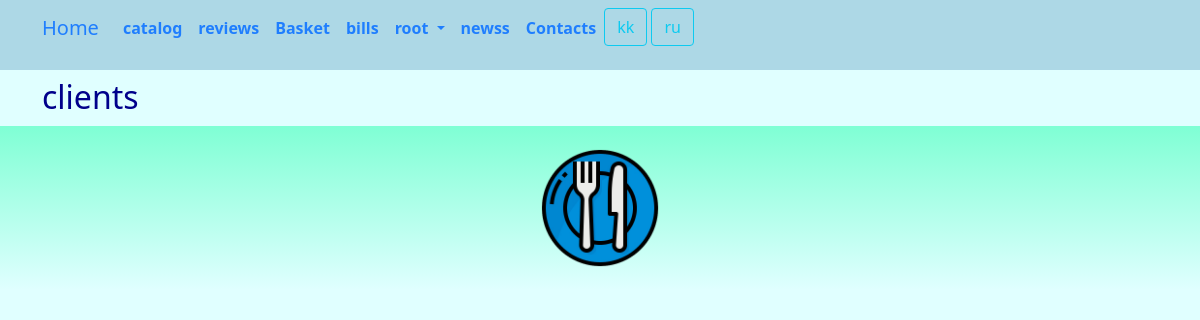
The app's page /client/index/ (signed in), older data.
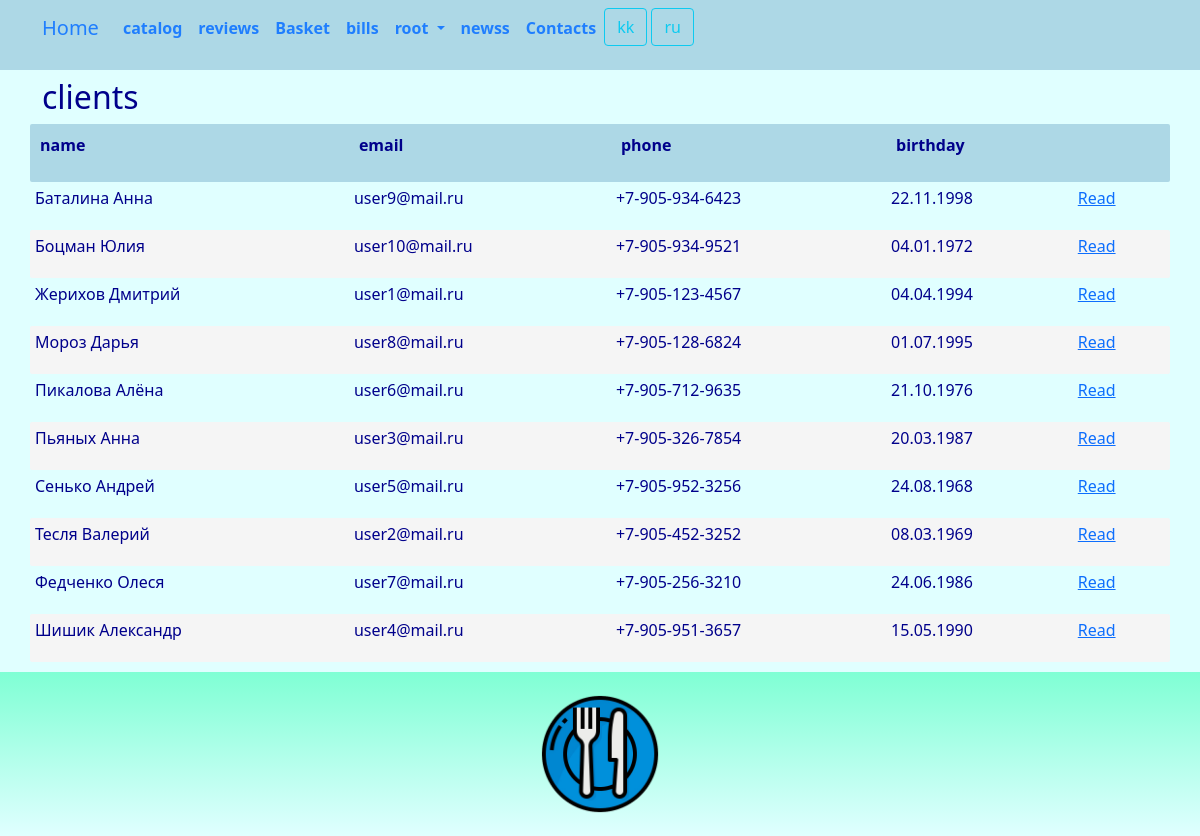
The same page, newer data.
### star/models.py (models this page shows, shortened)
class Client(models.Model):
    email = models.CharField(_('client_email'), max_length=128)
    password = models.CharField(_('password'), max_length=128)
    name = models.CharField(_('client_name'), max_length=128)
    phone = models.CharField(_('client_phone'), max_length=32)
    birthday = models.DateTimeField(_('birthday'))
    class Meta:
        db_table = 'client'
        indexes = [
            models.Index(fields=['email']),
            models.Index(fields=['name']),
        ]
        ordering = ['name']

### star/views.py (the view)
# urls.py: path('client/index/', views.client_index, name='client_index'),
@login_required
@group_required("Managers")
def client_index(request):
    try:
        client = Client.objects.all().order_by('name')
        return render(request, "client/index.html", {"client": client,})
    except Exception as exception:
        print(exception)
        return HttpResponse(exception)

### star/views.py (called while the page is built)
def group_required(*group_names):
    def in_groups(u):
        if u.is_authenticated:
            if bool(u.groups.filter(name__in=group_names)) | u.is_superuser:
                return True
        return False
    return user_passes_test(in_groups, login_url='403')

### templates/client/index.html (shortened to what this page needs)
{% extends "base.html" %}
{% load i18n %}
{% block content %}
<h2>{% trans "clients" %}</h2>
{% if client.count > 0 %}
<div class="row">
	<table id="myTable" class="table-manager" style="width:100%">
		<thead>
			<tr>
				<th><p>{% trans "name" %}</p></th>
				<th><p>{% trans "email" %}</p></th>
				<th><p>{% trans "phone" %}</p></th>
				<th><p>{% trans "birthday" %}</p></th>
				<th><p></p></th>
			</tr>
		</thead>
		<tbody>
			{% for n in client %}
			<tr>
				<td>
					<p>{{ n.name }}</p>
				</td>
				<td>
					<p>{{ n.email }}</p>
				</td>
				<td>
					<p>{{ n.phone }}</p>
				</td>
				<td>
					<p>{{ n.birthday | date:"d.m.Y" }}</p>
				</td>
				<td>
					<p>
					<a href="{% url 'client_read' n.id %}">{% trans "Read" %}</a>
					</p>
				</td>
			</tr>
			{% endfor %}
		</tbody>
	</table>
</div>
{% endif %}
{% endblock content %}

### templates/base.html (shortened to what this page needs)
{% load static %}
{% load i18n %}
<html>
<head>
	<link href="https://cdn.jsdelivr.net/npm/bootstrap@5.0.2/dist/css/bootstrap.min.css" rel="stylesheet">
	<link rel="stylesheet" href="{% static 'css/styles.css' %}" />
	<link rel="stylesheet" href="{% static 'css/choosen.css' %}" />
</head>
<nav class="navbar navbar-expand-lg justify-content-center">
	<div class="container">
		<div class="collapse navbar-collapse" id="mainMenu">
			<ul class="navbar-nav me-auto mb-2 mb-lg-0">
				<a class="navbar-brand" href="{{ HTTP_HOST }}/">{% trans "Home" %}</a>
				<li class="nav-item">
					<a class="nav-link" href="{% url 'catalog_list' %}">{% trans "catalog" %}</a>
				</li>
				<li class="nav-item">
					<a class="nav-link" href="{% url 'review_list' %}">{% trans "reviews" %}</a>
				</li>
				{% if user.is_authenticated %}
				<li class="nav-item">
					<a class="nav-link" href="{% url 'basket' %}">{% trans "Basket" %}</a>
				</li>
				<li class="nav-item">
					<a class="nav-link" href="{% url 'bill_index' %}">{% trans "bills" %}</a>
				</li>
				<li class="nav-item dropdown">
					<a class="nav-link dropdown-toggle" href="#" id="navbarDropdown" role="button" data-bs-toggle="dropdown" aria-expanded="false">
						{{ user.username }}
					</a>
				</li>
				{% else %}
				<form class="form-inline ml-auto">
					<a href="{% url 'login' %}" class="btn btn-outline-secondary">{% trans "Log In" %}</a>
					<a href="{% url 'signup' %}" class="btn btn-primary ml-2">{% trans "Sign up" %}</a>
				</form>
				{% endif %}
				<li class="nav-item">
					<a class="nav-link" href="{% url 'news_list' %}">{% trans "newss" %}</a>
				</li>
				<li class="nav-item">
					<a class="nav-link" href="{% url 'contact' %}">{% trans "Contacts" %}</a>
				</li>
				<form action="{% url 'set_language' %}" method="post">
					{% get_current_language as LANGUAGE_CODE %}
					{% get_available_languages as LANGUAGES %}
					{% get_language_info_list for LANGUAGES as languages %}
					{% for language in languages %}
					<button type="submit" class="btn btn-outline-info" name="language" value="{{ language.code }}">
						{{ language.code }}
					</button>
					{% endfor %}
				</form>
			</ul>
		</div>
	</div>
</nav>
<body>
	<div class="container">
		{% block content%}{% endblock content %}
	</div>
</body>
<footer class="container-fluid text-center bg-lightgray">
	<div class="copyrights">
		<img src="{% static 'images/logo.png' %}" alt="logo" style="height:144px; padding: 10px;">
	</div>
</footer>
<link rel="stylesheet" href="https://cdn.datatables.net/1.11.2/css/jquery.dataTables.min.css">
<link href="{% static 'css/jquery.fancybox.min.css' %}" rel="stylesheet">
</html>

Row changes from the older to the newer data that the page shows:
added Client: name "Баталина Анна", email "user9@mail.ru", phone "+7-905-934-6423", birthday "22.11.1998"
added Client: name "Боцман Юлия", email "user10@mail.ru", phone "+7-905-934-9521", birthday "04.01.1972"
added Client: name "Жерихов Дмитрий", email "user1@mail.ru", phone "+7-905-123-4567", birthday "04.04.1994"
added Client: name "Мороз Дарья", email "user8@mail.ru", phone "+7-905-128-6824", birthday "01.07.1995"
added Client: name "Пикалова Алёна", email "user6@mail.ru", phone "+7-905-712-9635", birthday "21.10.1976"
added Client: name "Пьяных Анна", email "user3@mail.ru", phone "+7-905-326-7854", birthday "20.03.1987"
added Client: name "Сенько Андрей", email "user5@mail.ru", phone "+7-905-952-3256", birthday "24.08.1968"
added Client: name "Тесля Валерий", email "user2@mail.ru", phone "+7-905-452-3252", birthday "08.03.1969"
added Client: name "Федченко Олеся", email "user7@mail.ru", phone "+7-905-256-3210", birthday "24.06.1986"
added Client: name "Шишик Александр", email "user4@mail.ru", phone "+7-905-951-3657", birthday "15.05.1990"
Text that changed along with them:
text now shown: "name email phone birthday"
